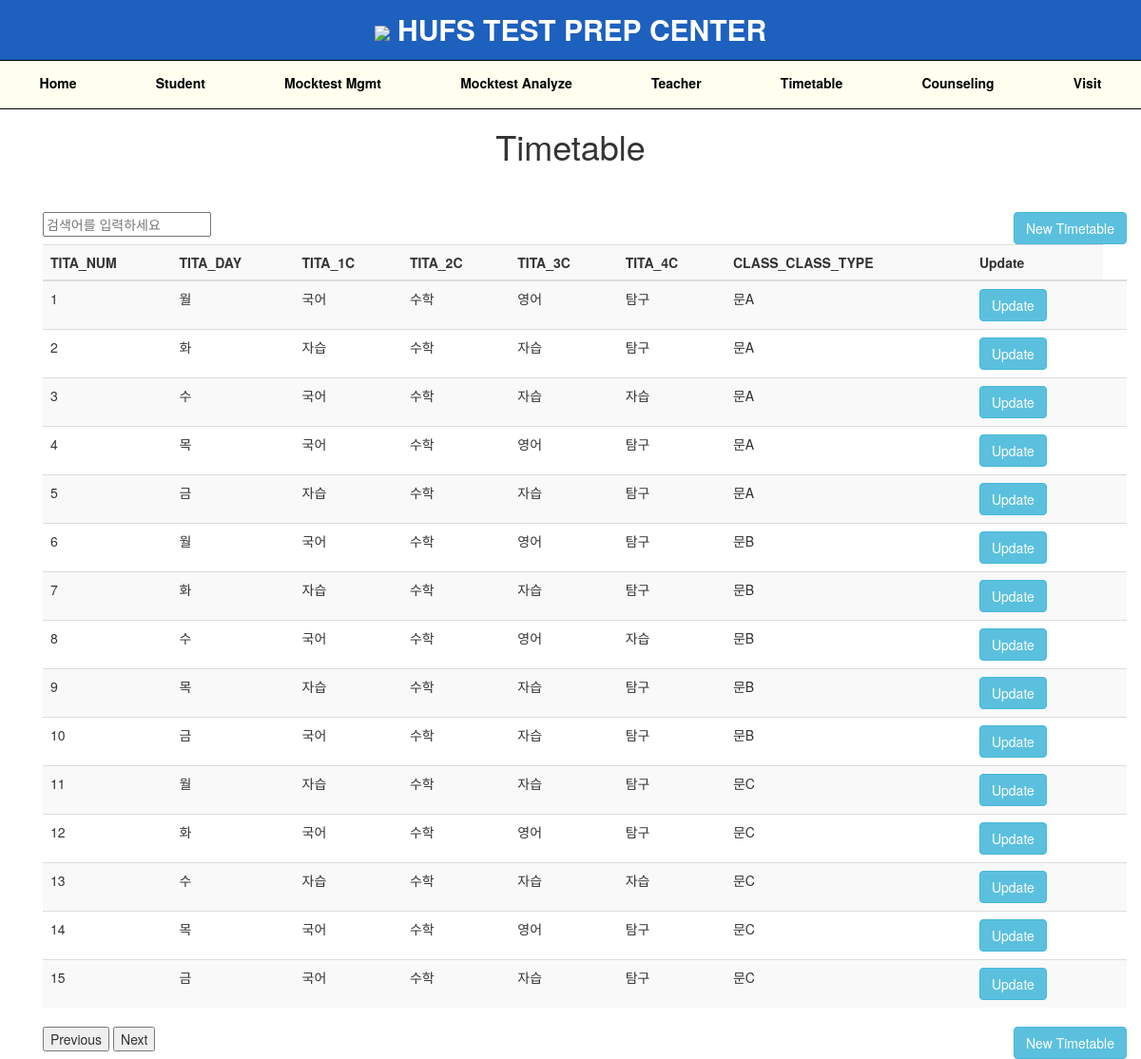
Screenshot of /timetable/ with the database file from the repository.
### HUFS/models.py (models this page shows, shortened)
class Timetable(models.Model):
    tita_num = models.PositiveIntegerField(db_column='TITA_NUM', primary_key=True)
    tita_day = models.CharField(db_column='TITA_DAY', max_length=1)
    tita_1c = models.CharField(db_column='TITA_1C', max_length=2)
    tita_2c = models.CharField(db_column='TITA_2C', max_length=2)
    tita_3c = models.CharField(db_column='TITA_3C', max_length=2)
    tita_4c = models.CharField(db_column='TITA_4C', max_length=2)
    class_class_type = models.ForeignKey(Class, models.DO_NOTHING,
                                         db_column='CLASS_CLASS_TYPE')
    class Meta:
        managed = True
        db_table = 'timetable'

class Class(models.Model):
    class_type = models.CharField(db_column='CLASS_TYPE', primary_key=True, max_length=2)
    administrator_admin_num = models.ForeignKey(Administrator, models.DO_NOTHING,
                                                db_column='ADMINISTRATOR_ADMIN_NUM')
    def __str__(self):
        return self.class_type
    class Meta:
        managed = True
        db_table = 'class'

### HUFS/views.py (the view)
# urls.py: path('', views.timetable, name='timetable'),
def timetable(request):
    timetables = Timetable.objects.all()
    return render(request, 'timetable.html', {'timetables' : timetables})

### templates/timetable.html (shortened to what this page needs)
{% extends "base.html" %}
{% block content %}
    <h1>
        <center>Timetable</center>
    </h1>
    <div class="container">
        <div class="row">
            <div class="col-md-12">
                <input type="text" id="searchInput" placeholder="검색어를 입력하세요" oninput="search()">
                <a class="btn btn-info pull-right" href="{% url 'add_timetable' %}"> New Timetable </a>
                <table class="table table-striped">
                    <tr>
                        <th>TITA_NUM</th>
                        <th>TITA_DAY</th>
                        <th>TITA_1C</th>
                        <th>TITA_2C</th>
                        <th>TITA_3C</th>
                        <th>TITA_4C</th>
                        <th>CLASS_CLASS_TYPE</th>
                        <th>Update</th>
                    </tr>
                    <tbody id="timetableTablebody">
                    <tr>
                        {% for timetable in timetables %}
                            <td> {{ timetable.tita_num }} </td>
                            <td> {{ timetable.tita_day }}</td>
                            <td> {{ timetable.tita_1c }}</td>
                            <td> {{ timetable.tita_2c }}</td>
                            <td> {{ timetable.tita_3c }}</td>
                            <td> {{ timetable.tita_4c }}</td>
                            <td> {{ timetable.class_class_type }}</td>
                            <td><a class="btn btn-info"
                                   href="{% url 'update_timetable' timetable.tita_num %}">Update </a>
                            <td>
                            </tr>
                        {% endfor %}
                </table>
                <a class="btn btn-info pull-right" href="{% url 'add_timetable' %}"> New Timetable </a>
                <div id="pagination">
                    <button onclick="previousPage()">Previous</button>
                    <button onclick="nextPage()">Next</button>
                </div>
            </div>
        </div>
    </div>
    <link rel="stylesheet" href="https://maxcdn.bootstrapcdn.com/bootstrap/3.3.7/css/bootstrap.min.css">
{% endblock content %}

### templates/base.html (style rules this page uses)
body { margin: 0; }
.container { display: flex; flex-direction: column; margin-top: 50px; }

### rows the page displays
Timetable: tita_num "1", tita_day "월", tita_1c "국어", tita_2c "수학", tita_3c "영어", tita_4c "탐구", class_class_type "문A"
Timetable: tita_num "2", tita_day "화", tita_1c "자습", tita_2c "수학", tita_3c "자습", tita_4c "탐구", class_class_type "문A"
Timetable: tita_num "3", tita_day "수", tita_1c "국어", tita_2c "수학", tita_3c "자습", tita_4c "자습", class_class_type "문A"
Timetable: tita_num "4", tita_day "목", tita_1c "국어", tita_2c "수학", tita_3c "영어", tita_4c "탐구", class_class_type "문A"
Timetable: tita_num "5", tita_day "금", tita_1c "자습", tita_2c "수학", tita_3c "자습", tita_4c "탐구", class_class_type "문A"
Timetable: tita_num "6", tita_day "월", tita_1c "국어", tita_2c "수학", tita_3c "영어", tita_4c "탐구", class_class_type "문B"
Timetable: tita_num "7", tita_day "화", tita_1c "자습", tita_2c "수학", tita_3c "자습", tita_4c "탐구", class_class_type "문B"
Timetable: tita_num "8", tita_day "수", tita_1c "국어", tita_2c "수학", tita_3c "영어", tita_4c "자습", class_class_type "문B"
Timetable: tita_num "9", tita_day "목", tita_1c "자습", tita_2c "수학", tita_3c "자습", tita_4c "탐구", class_class_type "문B"
Timetable: tita_num "10", tita_day "금", tita_1c "국어", tita_2c "수학", tita_3c "자습", tita_4c "탐구", class_class_type "문B"
Timetable: tita_num "11", tita_day "월", tita_1c "자습", tita_2c "수학", tita_3c "자습", tita_4c "탐구", class_class_type "문C"
Timetable: tita_num "12", tita_day "화", tita_1c "국어", tita_2c "수학", tita_3c "영어", tita_4c "탐구", class_class_type "문C"
Timetable: tita_num "13", tita_day "수", tita_1c "자습", tita_2c "수학", tita_3c "자습", tita_4c "자습", class_class_type "문C"
Timetable: tita_num "14", tita_day "목", tita_1c "국어", tita_2c "수학", tita_3c "영어", tita_4c "탐구", class_class_type "문C"
Timetable: tita_num "15", tita_day "금", tita_1c "국어", tita_2c "수학", tita_3c "자습", tita_4c "탐구", class_class_type "문C"
